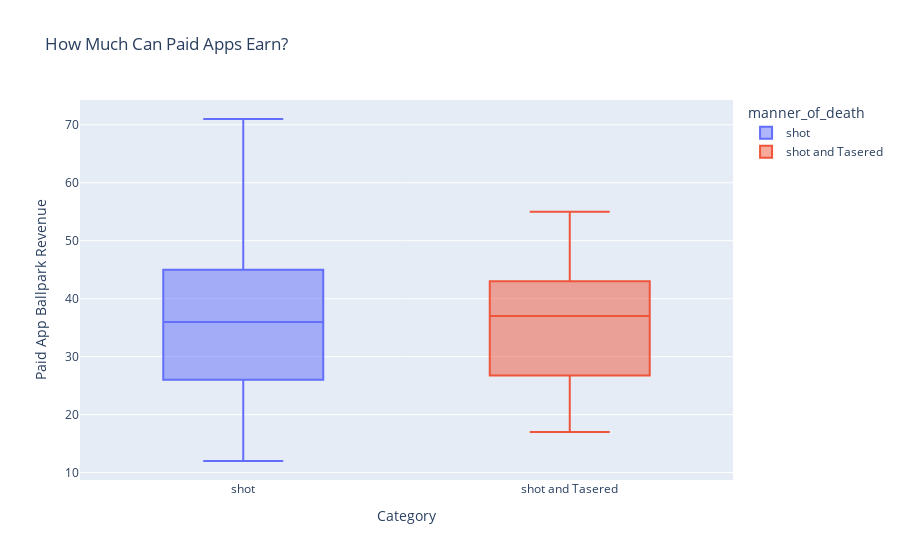

Notebook code for this chart:
### Code cell
box = px.box(df_fatalities[df_fatalities['gender']=='F'], 
             x='manner_of_death', 
             y='age',
             color='manner_of_death',
             title='How Much Can Paid Apps Earn?')

box.update_layout(xaxis_title='Category',
                  yaxis_title='Paid App Ballpark Revenue')

box.show()

### Figure 1 — Plotly figure (JSON) as saved in the notebook; plotly's stock layout.template omitted (floating-point values rounded to 4 significant figures)
{"data": [{"alignmentgroup": "True", "hovertemplate": "manner_of_death=%{x}<br>age=%{y}<extra></extra>", "legendgroup": "shot", "marker": {"color": "#636efa"}, "name": "shot", "notched": false, "offsetgroup": "shot", "orientation": "v", "showlegend": true, "type": "box", "x": ["shot", "shot", "shot", "shot", "shot", "shot", "shot", "shot", "shot", "shot", "shot", "shot", "shot", "shot", "shot", "shot", "shot", "shot", "shot", "shot", "shot", "shot", "shot", "shot", "shot", "shot", "shot", "shot", "shot", "shot", "shot", "shot", "shot", "shot", "shot", "shot", "shot", "shot", "shot", "shot", "shot", "shot", "shot", "shot", "shot", "shot", "shot", "shot", "shot", "shot", "shot", "shot", "shot", "shot", "shot", "shot", "shot", "shot", "shot", "shot", "shot", "shot", "shot", "shot", "shot", "shot", "shot", "shot", "shot", "shot", "shot", "shot", "shot", "shot", "shot", "shot", "shot", "shot", "shot", "shot", "shot", "shot", "shot", "shot", "shot", "shot", "shot", "shot", "shot"], "x0": " ", "xaxis": "x", "y": [34, 17, 39, 38, 43, 20, 34, 28, 37, 43, 24, 49, 53, 26, 27, 46, 25, 31, 45, 17, 40, 44, 28, 23, 37, 55, 46, 50, 21, 36, 37, 27, 61, 51, 48, 22, 50, 45, 12, 25, 31, 32, 41, 32, 36, 31, 38, 38, 25, 27, 50, 36, 40, 25, 35, 60, 24, 26, 29, 42, 24, 40, 23, 35, 46, 53, 26, 66, 23, 25, 39, 31, 44, 53, 71, 21, 30, 33, 46, 59, 21, 17, 50, 27, 41, 30, 29, 50, 40], "y0": " ", "yaxis": "y"}, {"alignmentgroup": "True", "hovertemplate": "manner_of_death=%{x}<br>age=%{y}<extra></extra>", "legendgroup": "shot and Tasered", "marker": {"color": "#EF553B"}, "name": "shot and Tasered", "notched": false, "offsetgroup": "shot and Tasered", "orientation": "v", "showlegend": true, "type": "box", "x": ["shot and Tasered", "shot and Tasered", "shot and Tasered", "shot and Tasered", "shot and Tasered"], "x0": " ", "xaxis": "x", "y": [17, 39, 30, 37, 55], "y0": " ", "yaxis": "y"}], "layout": {"boxmode": "overlay", "legend": {"title": {"text": "manner_of_death"}, "tracegroupgap": 0}, "title": {"text": "How Much Can Paid Apps Earn?"}, "xaxis": {"anchor": "y", "categoryarray": ["shot", "shot and Tasered"], "categoryorder": "array", "domain": [0, 1], "title": {"text": "Category"}}, "yaxis": {"anchor": "x", "domain": [0, 1], "title": {"text": "Paid App Ballpark Revenue"}}}}
